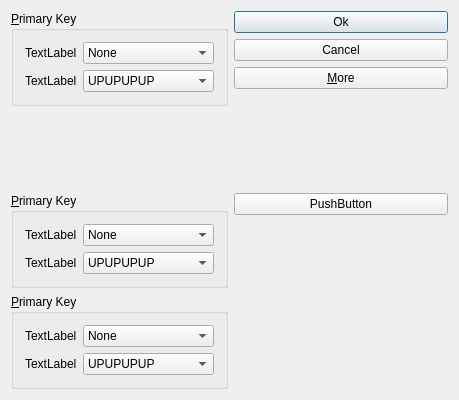
<?xml version="1.0" encoding="UTF-8"?>
<ui version="4.0">
 <class>SortDialog</class>
 <widget class="QDialog" name="SortDialog">
  <property name="geometry">
   <rect>
    <x>0</x>
    <y>0</y>
    <width>459</width>
    <height>400</height>
   </rect>
  </property>
  <property name="windowTitle">
   <string>SortDialog</string>
  </property>
  <layout class="QFormLayout" name="formLayout_4">
   <item row="0" column="1">
    <layout class="QVBoxLayout" name="verticalLayout">
     <item>
      <widget class="QPushButton" name="pushButton">
       <property name="text">
        <string>Ok</string>
       </property>
      </widget>
     </item>
     <item>
      <widget class="QPushButton" name="pushButton_2">
       <property name="text">
        <string>Cancel</string>
       </property>
      </widget>
     </item>
     <item>
      <widget class="QPushButton" name="pushButton_3">
       <property name="text">
        <string>&amp;More</string>
       </property>
      </widget>
     </item>
     <item>
      <spacer name="verticalSpacer">
       <property name="orientation">
        <enum>Qt::Vertical</enum>
       </property>
       <property name="sizeHint" stdset="0">
        <size>
         <width>20</width>
         <height>0</height>
        </size>
       </property>
      </spacer>
     </item>
    </layout>
   </item>
   <item row="1" column="0">
    <spacer name="verticalSpacer_2">
     <property name="orientation">
      <enum>Qt::Vertical</enum>
     </property>
     <property name="sizeHint" stdset="0">
      <size>
       <width>20</width>
       <height>0</height>
      </size>
     </property>
    </spacer>
   </item>
   <item row="2" column="0">
    <widget class="QGroupBox" name="secondaryGroupBox">
     <property name="title">
      <string>&amp;Primary Key</string>
     </property>
     <layout class="QFormLayout" name="formLayout_2">
      <item row="0" column="1">
       <widget class="QComboBox" name="comboBox_3">
        <item>
         <property name="text">
          <string>None</string>
         </property>
        </item>
        <item>
         <property name="text">
          <string>haah</string>
         </property>
        </item>
        <item>
         <property name="text">
          <string>hehe</string>
         </property>
        </item>
       </widget>
      </item>
      <item row="2" column="0">
       <widget class="QLabel" name="label_4">
        <property name="text">
         <string>TextLabel</string>
        </property>
       </widget>
      </item>
      <item row="2" column="1">
       <widget class="QComboBox" name="comboBox_4">
        <item>
         <property name="text">
          <string>UPUPUPUP</string>
         </property>
        </item>
        <item>
         <property name="text">
          <string>DOWNDDDDDDD</string>
         </property>
        </item>
       </widget>
      </item>
      <item row="0" column="0">
       <widget class="QLabel" name="label_3">
        <property name="text">
         <string>TextLabel</string>
        </property>
       </widget>
      </item>
     </layout>
    </widget>
   </item>
   <item row="3" column="0">
    <widget class="QGroupBox" name="tertiaryGroupBox">
     <property name="title">
      <string>&amp;Primary Key</string>
     </property>
     <layout class="QFormLayout" name="formLayout_3">
      <item row="0" column="0">
       <widget class="QLabel" name="label_5">
        <property name="text">
         <string>TextLabel</string>
        </property>
       </widget>
      </item>
      <item row="0" column="1">
       <widget class="QComboBox" name="comboBox_5">
        <item>
         <property name="text">
          <string>None</string>
         </property>
        </item>
        <item>
         <property name="text">
          <string>haah</string>
         </property>
        </item>
        <item>
         <property name="text">
          <string>hehe</string>
         </property>
        </item>
       </widget>
      </item>
      <item row="1" column="0">
       <widget class="QLabel" name="label_6">
        <property name="text">
         <string>TextLabel</string>
        </property>
       </widget>
      </item>
      <item row="1" column="1">
       <widget class="QComboBox" name="comboBox_6">
        <item>
         <property name="text">
          <string>UPUPUPUP</string>
         </property>
        </item>
        <item>
         <property name="text">
          <string>DOWNDDDDDDD</string>
         </property>
        </item>
       </widget>
      </item>
     </layout>
    </widget>
   </item>
   <item row="0" column="0">
    <widget class="QGroupBox" name="primaryGroupBox">
     <property name="title">
      <string>&amp;Primary Key</string>
     </property>
     <layout class="QFormLayout" name="formLayout">
      <item row="0" column="0">
       <widget class="QLabel" name="label">
        <property name="text">
         <string>TextLabel</string>
        </property>
       </widget>
      </item>
      <item row="0" column="1">
       <widget class="QComboBox" name="comboBox">
        <item>
         <property name="text">
          <string>None</string>
         </property>
        </item>
        <item>
         <property name="text">
          <string>haah</string>
         </property>
        </item>
        <item>
         <property name="text">
          <string>hehe</string>
         </property>
        </item>
       </widget>
      </item>
      <item row="1" column="0">
       <widget class="QLabel" name="label_2">
        <property name="text">
         <string>TextLabel</string>
        </property>
       </widget>
      </item>
      <item row="1" column="1">
       <widget class="QComboBox" name="comboBox_2">
        <item>
         <property name="text">
          <string>UPUPUPUP</string>
         </property>
        </item>
        <item>
         <property name="text">
          <string>DOWNDDDDDDD</string>
         </property>
        </item>
       </widget>
      </item>
     </layout>
    </widget>
   </item>
   <item row="2" column="1">
    <widget class="QPushButton" name="pushButton_4">
     <property name="text">
      <string>PushButton</string>
     </property>
    </widget>
   </item>
  </layout>
 </widget>
 <layoutdefault spacing="6" margin="11"/>
 <tabstops>
  <tabstop>pushButton_2</tabstop>
  <tabstop>pushButton_3</tabstop>
  <tabstop>pushButton</tabstop>
  <tabstop>comboBox</tabstop>
  <tabstop>comboBox_2</tabstop>
  <tabstop>comboBox_3</tabstop>
  <tabstop>comboBox_4</tabstop>
  <tabstop>comboBox_5</tabstop>
  <tabstop>comboBox_6</tabstop>
 </tabstops>
 <resources/>
 <connections>
  <connection>
   <sender>pushButton</sender>
   <signal>clicked()</signal>
   <receiver>SortDialog</receiver>
   <slot>accept()</slot>
   <hints>
    <hint type="sourcelabel">
     <x>365</x>
     <y>26</y>
    </hint>
    <hint type="destinationlabel">
     <x>369</x>
     <y>-3</y>
    </hint>
   </hints>
  </connection>
  <connection>
   <sender>pushButton_2</sender>
   <signal>clicked()</signal>
   <receiver>SortDialog</receiver>
   <slot>reject()</slot>
   <hints>
    <hint type="sourcelabel">
     <x>414</x>
     <y>66</y>
    </hint>
    <hint type="destinationlabel">
     <x>528</x>
     <y>64</y>
    </hint>
   </hints>
  </connection>
  <connection>
   <sender>pushButton_3</sender>
   <signal>toggled(bool)</signal>
   <receiver>secondaryGroupBox</receiver>
   <slot>setVisible(bool)</slot>
   <hints>
    <hint type="sourcelabel">
     <x>358</x>
     <y>101</y>
    </hint>
    <hint type="destinationlabel">
     <x>54</x>
     <y>167</y>
    </hint>
   </hints>
  </connection>
  <connection>
   <sender>pushButton_3</sender>
   <signal>toggled(bool)</signal>
   <receiver>tertiaryGroupBox</receiver>
   <slot>setVisible(bool)</slot>
   <hints>
    <hint type="sourcelabel">
     <x>378</x>
     <y>101</y>
    </hint>
    <hint type="destinationlabel">
     <x>253</x>
     <y>275</y>
    </hint>
   </hints>
  </connection>
  <connection>
   <sender>pushButton_4</sender>
   <signal>clicked()</signal>
   <receiver>SortDialog</receiver>
   <slot>show()</slot>
   <hints>
    <hint type="sourcelabel">
     <x>350</x>
     <y>166</y>
    </hint>
    <hint type="destinationlabel">
     <x>360</x>
     <y>240</y>
    </hint>
   </hints>
  </connection>
 </connections>
</ui>
